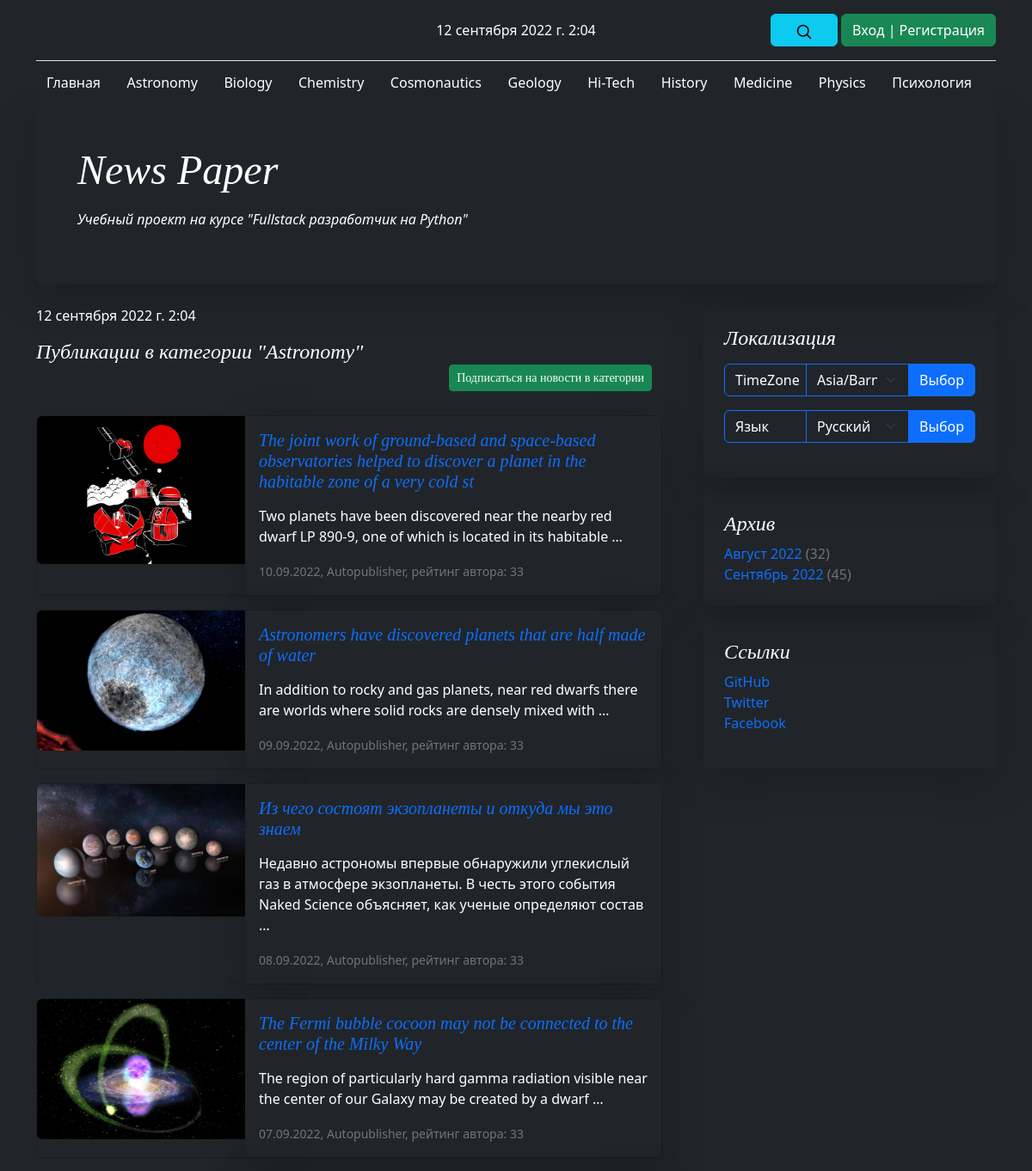
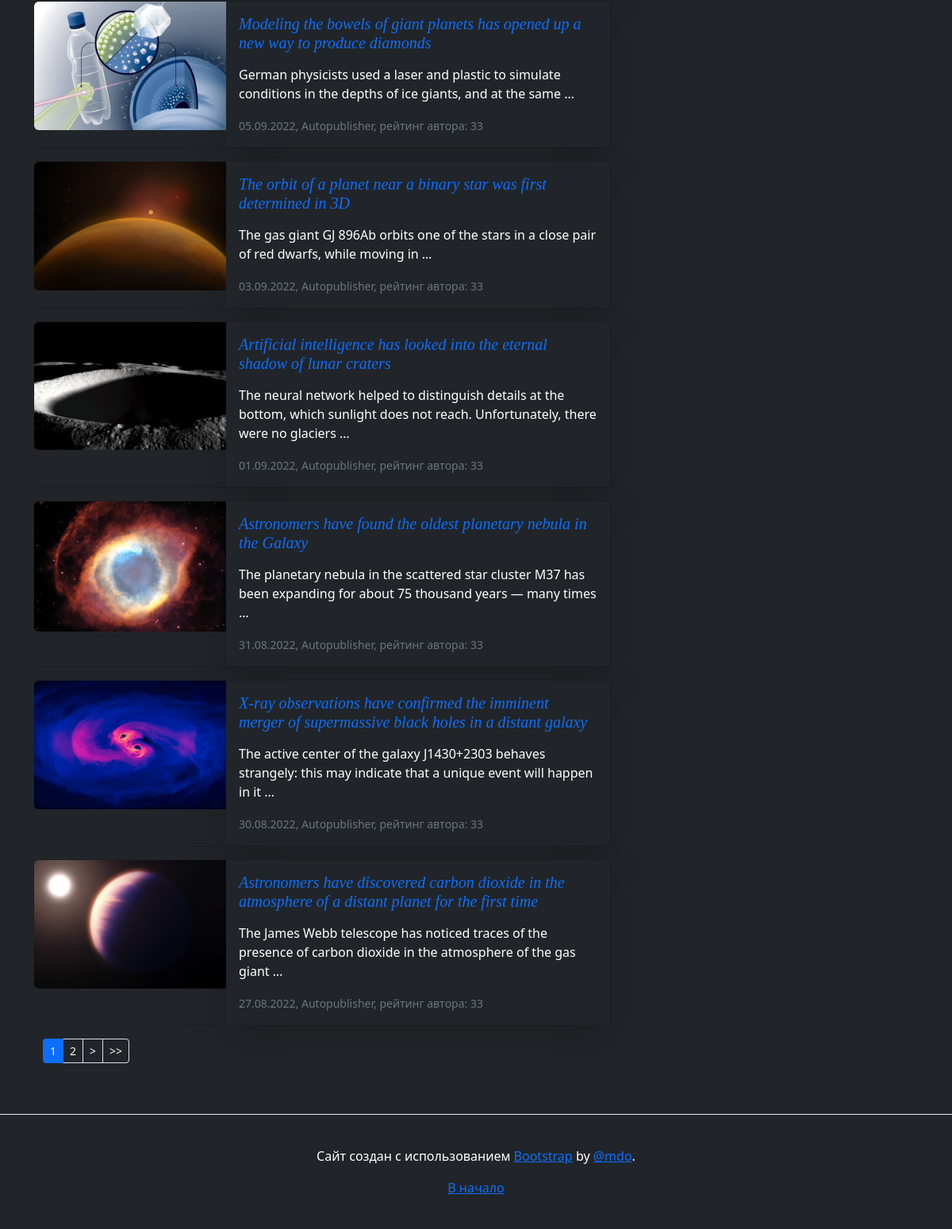
/caterory/1/, run on the app's committed database (2 pictures, top to bottom).
### news/models.py (models this page shows, shortened)
class Category(models.Model):
    name = models.CharField(
        max_length=64,
        unique=True,
        verbose_name=_('Имя категории'),
    )
    subscribers = models.ManyToManyField(
        User,
        through='CatSubscribers',
        blank=True,
        verbose_name=_('Подписчик'),
    )
    class Meta:
        verbose_name = _('Категория')
        verbose_name_plural = _('Категории')

class PostCategory(models.Model):
    post = models.ForeignKey(
        Post,
        on_delete=models.CASCADE,
        verbose_name=_('Пост'),
    )
    cat = models.ForeignKey(
        Category,
        on_delete=models.CASCADE,
        verbose_name=_('Категория'),
    )
    def __str__(self):
        return self.cat.name
    class Meta:
        verbose_name = _('Категория')
        verbose_name_plural = _('Категории')

class Post(models.Model):
    author_post = models.ForeignKey(
        Author,
        on_delete=models.CASCADE,
        verbose_name=_('Автор'),
    )
    ARTICLE = 'ART'
    NEWS = 'NWS'
    CHOICE_CAT = [
        (ARTICLE, _('Статья')),
        (NEWS, _('Новость')),
    ]
    type_cat = models.CharField(
        max_length=3,
        choices=CHOICE_CAT,
        default=ARTICLE,
        verbose_name=_('Тип контента'),
    )
    date_pub = models.DateTimeField(
        auto_now_add=True,
        verbose_name=_('Дата публикации'),
    )
    post_cat = models.ManyToManyField(
        Category,
        through='PostCategory',
        verbose_name=_('Категория'),
    )
    name = models.CharField(
        max_length=128,
        verbose_name=_('Название'),
    )
    content = models.TextField(
        verbose_name=_('Контент'),
    )
    content_rate = models.SmallIntegerField(
        default=0,
        verbose_name=_('Рейтинг'),
    )
    content_image = models.ImageField(
        upload_to='images',
        verbose_name=_('Изображение'),
        default='no_image.jpg',
    )
    class Meta:
        verbose_name = _('Пост')
        verbose_name_plural = _('Посты')

class Author(models.Model):
    author_user = models.OneToOneField(
        User,
        on_delete=models.CASCADE,
        verbose_name=_('Имя'),
    )
    author_rate = models.SmallIntegerField(
        default=0,
        verbose_name=_('Рейтинг'),
    )
    def __str__(self):
        return self.author_user.username
    class Meta:
        verbose_name = _('Автор')
        verbose_name_plural = _('Авторы')

### news/views.py (the view)
class CategoryView(ListView):
    model = Post
    template_name = 'category.html'
    context_object_name = 'posts'
    paginate_by = 10
    def get_queryset(self):
        cat_id = self.kwargs['pk']
        queryset = get_list_or_404(
            Post.objects.select_related().filter(post_cat=cat_id).order_by('-date_pub')
        )
        return queryset
    def get_context_data(self, **kwargs):
        context = super().get_context_data(**kwargs)
        cat_id = self.kwargs.get('pk', None)
        context['cat_name'] = get_list_or_404(PostCategory.objects.filter(cat=cat_id))[0]
        context['posts'] = cache.get_or_set(
            f'category-id-{cat_id}-{context.get("page_obj").number}',
            context['posts'],
            1
        )
        context['post_category'] = PostCategory.objects.filter(
            cat=cat_id
        ).select_related()[:1]
        context['is_subscribed'] = Category.objects.filter(
            subscribers=self.request.user.id
        ).values_list('name', flat=True)
        return context

### news/context_processors.py (called while the page is built)
def navigate_context(request):
    category = Category.objects.all()
    archives = Post.objects.annotate(
        year=ExtractYear('date_pub'),
        month=ExtractMonth('date_pub')
    ).values('year', 'month').annotate(total=Count('id'))
    user_timezone = pytz.timezone(
        request.session.get('django_timezone') or settings.TIME_ZONE
    )
    current_time = timezone.now().astimezone(user_timezone)
    context = {
        'category': category,
        'archives': archives,
        'current_time': current_time,
        'timezones': pytz.common_timezones,
    }
    return context

### news/templatetags/news_filters.py (called while the page is built)
@register.filter()
def censor(in_text):
    censured_text = in_text
    with open('static/json/bad_words.json', 'r') as censor_file:
        bad_text = json.load(censor_file)
    for word in censured_text.split():
        if word.lower() in bad_text:
            censured_text = censured_text.replace(
                word,
                f'{word[0]}{"*" * (len(word) - 1)}'
            )
    return censured_text

@register.filter()
def name_month(val):
    val_obj = timezone.datetime.strptime(str(val), "%m")
    val_name = val_obj.strftime("%B")
    return _(val_name)

### news/templatetags/news_tags.py (called while the page is built)
@register.simple_tag(takes_context=True)
def url_replace(context, **kwargs):
    d = context['request'].GET.copy()
    for k, v in kwargs.items():
        d[k] = v
    return d.urlencode()

### templates/category.html (shortened to what this page needs)
{% extends 'default.html' %}
{% load i18n %}
{% load news_filters %}
{% load news_tags %}
{% block content %}
    <h4 class="pb-1 mb-4 fst-italic">
        {% for cat in post_category %}
            {% if cat.cat.name not in is_subscribed %}
                <div class="container text-end">
                    <div class="btn-group btn-group-sm" role="group">
                        <button type="button" class="btn btn-success">
                            <a class="text-decoration-none text-light" href="/subscribe_cat/{{ cat.cat_id }}/">{% trans "Подписаться на новости в категории" %}</a>
                        </button>
                    </div>
                </div>
            {% endif %}
        {% endfor %}
    </h4>
    {% for post in posts %}
        {% include 'post_card.html' %}
    {% endfor %}
    {% if page_obj.has_other_pages %}
        {% include 'paginator.html' %}
    {% endif %}
{% endblock content %}

### templates/navigate.html (shortened to what this page needs)
{% load i18n %}
{% load tz %}
{% load cache %}
<div class="container">
  <header class="blog-header lh-1 py-3">
    <div class="row flex-nowrap justify-content-between align-items-center">
      <div class="col-4 pt-1">
      </div>
      <div class="col-4 text-center">
        {{ current_time }}
      </div>
      <div class="col-4 d-flex justify-content-end align-items-center">
        <a class="link-secondary" href="{% url 'news:search' %}" aria-label="Search">
          <span class="btn btn-info">
              <svg xmlns="http://www.w3.org/2000/svg" width="20" height="20" fill="none" stroke="currentColor" stroke-linecap="round" stroke-linejoin="round" stroke-width="2" class="mx-3" role="img" viewBox="0 0 24 24"><title>Search</title><circle cx="10.5" cy="10.5" r="7.5"/><path d="M21 21l-5.2-5.2"/></svg>
          </span>
        </a>
          {% if user.id %}
            <a class="btn btn-danger" href="/accounts/logout/">{% trans "Выход" %}</a>
          {% else %}
            <a class="btn btn-success" href="/accounts/login/">{% trans "Вход" %} | {% trans "Регистрация" %}</a>
          {% endif %}
      </div>
    </div>
  </header>
  {% cache 1 navbar %}
  <nav {% if current_time.hour >= 19 or  current_time.hour <= 7 %}class="navbar bg-dark text-bg-dark"{% else %}class="navbar bg-light"{% endif %}>
    <div {% if current_time.hour >= 19 or  current_time.hour <= 7 %}class="container-fluid bg-dark text-bg-dark"{% else %}class="container-fluid"{% endif %}>
      <a {% if current_time.hour >= 19 or  current_time.hour <= 7 %}class="navbar-brand fs-6 text-bg-dark"{% else %}class="navbar-brand fs-6"{% endif %} href="{% url 'news:index' %}">{% trans "Главная" %}</a>
      {% for item in category %}
        <a {% if current_time.hour >= 19 or  current_time.hour <= 7 %}class="navbar-brand fs-6 text-bg-dark"{% else %}class="navbar-brand fs-6"{% endif %} href="{% url 'news:category' item.id %}">{{ item.name }}</a>
      {% endfor %}
    </div>
  </nav>
  {% endcache %}
</div>

### templates/post_card.html
{% load i18n %}
{% load news_filters %}
{% load news_tags %}
<div {% if current_time.hour >= 19 or  current_time.hour <= 7 %}class="card mb-3 bg-dark text-bg-dark"{% else %}class="card mb-3"{% endif %}>
  <div class="row g-0">
    <div class="col-md-4">
      <img src="{{ post.content_image.url }}" class="img-fluid rounded-start" alt="{{ post.name|censor }}">
    </div>
    <div class="col-md-8">
      <div class="card-body container-fluid shadow-lg">
        <a class="text-decoration-none" href="{% url 'news:detail' post.id %}">
            <h5 class="card-title fst-italic">{{ post.name|censor }}</h5>
        </a>
        <p class="card-text">{{ post.content|censor|truncatewords_html:20|safe }}</p>
        <p class="card-text">
            <small class="text-muted">
                {{ post.date_pub|date:'d.m.Y' }},
                {{ post.author_post }},
                {% trans "рейтинг автора:" %} {{ post.author_post.author_rate }}
            </small>
        </p>
      </div>
    </div>
  </div>
</div>

### static/css/blog.rtl.css (style rules this page uses)
.blog-header { border-bottom: 1px solid #e5e5e5; }
h1, h2, h3, h4, h5, h6 { font-family: Amiri, Georgia, "Times New Roman", serif; }

### data on the page
Category: name "Astronomy"
Category: name "Biology"
Category: name "Chemistry"
Category: name "Cosmonautics"
Category: name "Geology"
Category: name "Hi-Tech"
Category: name "History"
Category: name "Medicine"
Category: name "Physics"
Category: name "Психология"
Post: content_image (picture), name|censor "The joint work of ground-based and space-based observatories helped to discover a planet in the habitable zone of a very cold st", content|censor "Two planets have been discovered near the nearby red dwarf LP 890-9, one of which is located in its habitable …", date_pub "10.09.2022", author_post "Autopublisher", author_post.author_rate "33"
Post: content_image (picture), name|censor "Astronomers have discovered planets that are half made of water", content|censor "In addition to rocky and gas planets, near red dwarfs there are worlds where solid rocks are densely mixed with …", date_pub "09.09.2022", author_post "Autopublisher", author_post.author_rate "33"
Post: content_image (picture), name|censor "Из чего состоят экзопланеты и откуда мы это знаем", content|censor "Недавно астрономы впервые обнаружили углекислый газ в атмосфере экзопланеты. В честь этого события Naked Science объясняет, как ученые определяют состав …", date_pub "08.09.2022", author_post "Autopublisher", author_post.author_rate "33"
Post: content_image (picture), name|censor "The Fermi bubble cocoon may not be connected to the center of the Milky Way", content|censor "The region of particularly hard gamma radiation visible near the center of our Galaxy may be created by a dwarf …", date_pub "07.09.2022", author_post "Autopublisher", author_post.author_rate "33"
Post: content_image (picture), name|censor "Modeling the bowels of giant planets has opened up a new way to produce diamonds", content|censor "German physicists used a laser and plastic to simulate conditions in the depths of ice giants, and at the same …", date_pub "05.09.2022", author_post "Autopublisher", author_post.author_rate "33"
Post: content_image (picture), name|censor "The orbit of a planet near a binary star was first determined in 3D", content|censor "The gas giant GJ 896Ab orbits one of the stars in a close pair of red dwarfs, while moving in …", date_pub "03.09.2022", author_post "Autopublisher", author_post.author_rate "33"
Post: content_image (picture), name|censor "Artificial intelligence has looked into the eternal shadow of lunar craters", content|censor "The neural network helped to distinguish details at the bottom, which sunlight does not reach. Unfortunately, there were no glaciers …", date_pub "01.09.2022", author_post "Autopublisher", author_post.author_rate "33"
Post: content_image (picture), name|censor "Astronomers have found the oldest planetary nebula in the Galaxy", content|censor "The planetary nebula in the scattered star cluster M37 has been expanding for about 75 thousand years — many times …", date_pub "31.08.2022", author_post "Autopublisher", author_post.author_rate "33"
Post: content_image (picture), name|censor "X-ray observations have confirmed the imminent merger of supermassive black holes in a distant galaxy", content|censor "The active center of the galaxy J1430+2303 behaves strangely: this may indicate that a unique event will happen in it …", date_pub "30.08.2022", author_post "Autopublisher", author_post.author_rate "33"
Post: content_image (picture), name|censor "Astronomers have discovered carbon dioxide in the atmosphere of a distant planet for the first time", content|censor "The James Webb telescope has noticed traces of the presence of carbon dioxide in the atmosphere of the gas giant …", date_pub "27.08.2022", author_post "Autopublisher", author_post.author_rate "33"

### other printed values
{{ current_time }} "12 сентября 2022 г. 2:04"
{{ page_obj.number }} "1"
{{ page_obj.next_page_number }} "2"
{{ item.month|name_month }} "Август" "Сентябрь"
{{ item.year }} "2022" "2022"
{{ item.total }} "32" "45"
form field timezone "Asia/Barnaul"
form field language "Русский"
